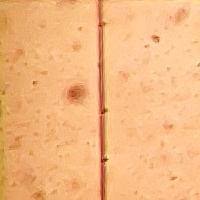
#> input picture cropped I0 intensity image/zero_deg.jpg, 200 x 200 px, found by its file name
$ jupyter execute --allow-errors 'polarization of light.ipynb'
#> lines starting #> are read from the running program, lines starting #| are printed output that depends on the picture
[cell 1]
from PIL import Image
import os
import cv2
import matplotlib.pyplot as plt
import numpy as np
from scipy.optimize import curve_fit

[cell 2]
# zero and ninty degree I0 intesnity image path
zero_deg_image_folder = 'D:/fourth year/PH 4030/reflection of polarized light/experiment_3_cropped'
zero_deg_image_name = '/zero_deg.jpg'
ninty_deg_image_folder = 'D:/fourth year/PH 4030/reflection of polarized light/experiment_3_cropped'
ninty_deg_image_name = '/ninty_deg.jpg'

[cell 3]
#Load the grayscale image
zero_image= Image.open(zero_deg_image_folder+zero_deg_image_name).convert("L")
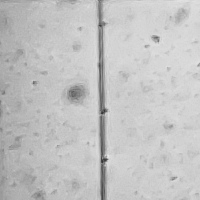
#> zero_image: PIL image 200x200 L; min 52, max 232, mean 194.8
ninty_image= Image.open(ninty_deg_image_folder+ninty_deg_image_name).convert("L")
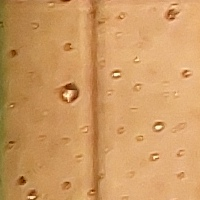
#> input picture cropped I0 intensity image/ninty_deg.jpg, 200 x 200 px, found by its file name
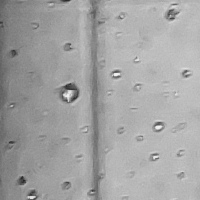
#> ninty_image: PIL image 200x200 L; min 37, max 243, mean 163.4

[cell 4]
#get the iamge dimension
zero_width, zero_height = zero_image.size
#> zero_width = 200; zero_height = 200
zero_num_pixels = zero_width*zero_height
#> zero_num_pixels = 40000
ninty_width, ninty_height = ninty_image.size
#> ninty_width = 200; ninty_height = 200
ninty_num_pixels = ninty_width*ninty_height
#> ninty_num_pixels = 40000

[cell 5]
#calculate the summation of intensity values
zero_sum_intensity = 0
max_intense =[]
for y in range(zero_height):
    for x in range(zero_width):

        intensity = zero_image.getpixel((x,y))
        max_intense.append(intensity)
        zero_sum_intensity += intensity
#> after the loop, max_intense = 40000 items; zero_sum_intensity = 7793546
#average_zero_intensity = zero_sum_intensity/zero_num_pixels
#print("number of pixels: ", num_pixels)
print("summation of average intenstiy values for zero degree: ",  zero_sum_intensity)
#| summation of average intenstiy values for zero degree:  7793546

ninty_sum_intensity = 0
for y in range(ninty_height):
    for x in range(ninty_width):
        intensity = ninty_image.getpixel((x,y))
        ninty_sum_intensity += intensity
#> after the loop, ninty_sum_intensity = 6535389
#average_ninty_intensity = ninty_sum_intensity/ninty_num_pixels
#print("number of pixels: ", num_pixels)
print("summation of intenstiy values for ninty degree: ",  ninty_sum_intensity)
#| summation of intenstiy values for ninty degree:  6535389

[cell 6]
images_folder = 'D:/fourth year/PH 4030/reflection of polarized light/experiment_3_cropped/zero_deg'
image_files = os.listdir(images_folder)
zero_deg = []

for image_file in image_files:
    pixel_value = 0
    print(image_file)
    image_path = os.path.join(images_folder, image_file)
    gray_image = cv2.imread(image_path, cv2.IMREAD_GRAYSCALE)
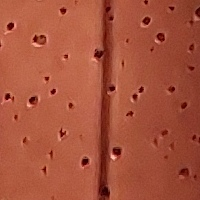
#> input picture experiment_3_cropped/zero_deg/50_0.jpg, 200 x 200 px, found by its file name
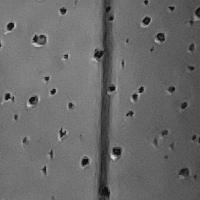
#> gray_image: shape (200, 200); min 11, max 212, mean 106

    for row in range(gray_image.shape[0]):
        for col in range(gray_image.shape[1]):
            pixel_value += gray_image[row, col]
            reflectance = pixel_value/zero_sum_intensity
#> after the loop, pixel_value = 4238931
    zero_deg.append(reflectance)
#> pass 2 of the loop `for image_file in image_files:`:
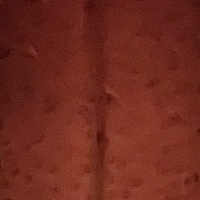
#> input picture experiment_3_cropped/zero_deg/52_0.jpg, 200 x 200 px, found by its file name
#> `gray_image = cv2.imread(image_path, cv2.IMREAD_GRAYSCALE)`:
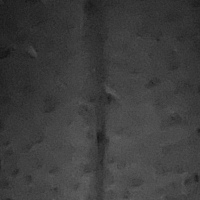
#> gray_image: shape (200, 200); min 19, max 103, mean 61.2
#> after the loop `for row in range(gray_image.shape[0]):`: pixel_value = 2449464
#> pass 3 of the loop `for image_file in image_files:`:
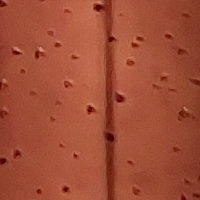
#> input picture experiment_3_cropped/zero_deg/54_0.jpg, 200 x 200 px, found by its file name
#> `gray_image = cv2.imread(image_path, cv2.IMREAD_GRAYSCALE)`:
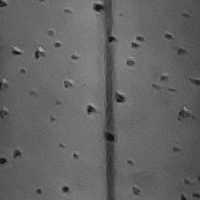
#> gray_image: shape (200, 200); min 16, max 172, mean 100.2
#> after the loop `for row in range(gray_image.shape[0]):`: pixel_value = 4006638
#cv2.imshow('Current Image', gray_image)
#cv2.waitKey(0)
print(zero_deg)

[cell 7]
images_folder1 = 'D:/fourth year/PH 4030/reflection of polarized light/experiment_3_cropped/ninty_deg'
#> (the rest of this cell did not finish here and is left out)

[cell 8]
#x=[50, 65,70,72,74,76,78,80,82,84,86,88,90,92,94,96,98,100,102,104,106,108,110,115,120,130]
x=[50,52,54,56,58,60,62,64,66,69,70,74,76,78,80,84,86,88,90]
x=np.array(x)
y=(210-x)/2
print(y)
#plt.subplot(2,1,1)
#plt.plot(y,zero_deg,'o')
#plt.subplot(2,1,2)
#> (the rest of this cell did not finish here and is left out)

#> (a cell that did not finish here is left out)

[cell 10]
images_folder1 = 'D:/fourth year/PH 4030/reflection of polarized light/experiment_3_cropped/ninty_deg'
#> (the rest of this cell did not finish here and is left out)

[cell 11]
images_folder = 'D:/fourth year/PH 4030/reflection of polarized light/experiment_3_cropped/zero_deg'
image_files = os.listdir(images_folder)
zero_deg = []
intense = []
error =[]
for image_file in image_files:
    pixel_value = 0
    image_path = os.path.join(images_folder, image_file)
    noisy_image = cv2.imread( image_path, cv2.IMREAD_GRAYSCALE)

    # Check if the image was loaded successfully
    if noisy_image is None:
        print("Error: Unable to load the image.")
    else:
        # Apply the Median Filter
        denoised_image = cv2.medianBlur(noisy_image, ksize=5)
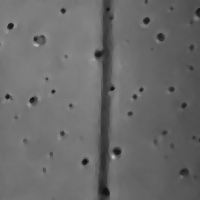
#> denoised_image: shape (200, 200); min 17, max 185, mean 106.3
    for row in range(denoised_image.shape[0]):
        for col in range(denoised_image.shape[1]):
            intense.append(denoised_image[row, col])
            pixel_value += denoised_image[row, col]
            reflectance = pixel_value/ zero_sum_intensity
#> after the loop, intense = 40000 items; pixel_value = 4252288

    error_zero = reflectance*(np.sqrt((np.std(intense)/pixel_value)**2 +(np.std(max_intense)/zero_sum_intensity)**2))
#> error_zero = 2.76e-06
    error.append(error_zero)
    zero_deg.append(reflectance)
#> pass 2 of the loop `for image_file in image_files:`:
#> after the loop `for row in range(denoised_image.shape[0]):`: intense = 80000 items; pixel_value = 2452503
#> error_zero = 3.61e-06
#> pass 3 of the loop `for image_file in image_files:`:
#> after the loop `for row in range(denoised_image.shape[0]):`: intense = 120000 items; pixel_value = 4017203
#> error_zero = 3.47e-06
print(zero_deg)

[cell 12]
#x=[50 ,65+3/60,70+8/60,72+5/60,74,76+8/60,78,80+5/60,82+4/60,84+5/60,86+5/60,88,90,92+2/60,94+9/60,96+6/60,98+4/60,100+3/60,102+9/60,104+11/60,106+8/60,108+6/60,110+2/60,115+5/60,120+10/60,130+10/60]
x=[50,52+7/60,54,56+7/60,58+1/60,60+5/60,62,64+6/60,66+5/60,69,70,74,76+10/60,78,80+6/60,84+9/60,86+4/60,88+9/60,90+5/60]
x=np.array(x)
y=(210-x)/2
print(y)

z1=np.std(zero_deg)
#> (the rest of this cell did not finish here and is left out)

#> (a cell that did not finish here is left out)

[cell 14]
#y_aprox = ((A*np.cos(x)-np.sqrt((1-(np.sin(x)/A)**2)))/(A*np.cos(x)+np.sqrt((1-(np.sin(x)/A)**2))))**2
def P_trig_func(x, A):
    return ( A*np.cos(x)- np.sqrt (A-(np.sin(x))**2))/(A*np.cos(x)+np.sqrt( A-(np.sin(x))**2))
x_data = np.deg2rad(y)
#> (the rest of this cell did not finish here and is left out)

#> (a cell that did not finish here is left out)

[cell 16]
x = np.linspace(0, np.pi/2, 1000)

# Calculate the corresponding y-values for the sine function
y = ((1.5163*np.cos(x)-np.sqrt((1-(np.sin(x)/1.5163)**2)))/(1.5163*np.cos(x)+np.sqrt((1-(np.sin(x)/1.5163)**2))))**2
x=np.rad2deg(x)
plt.plot(x,y)
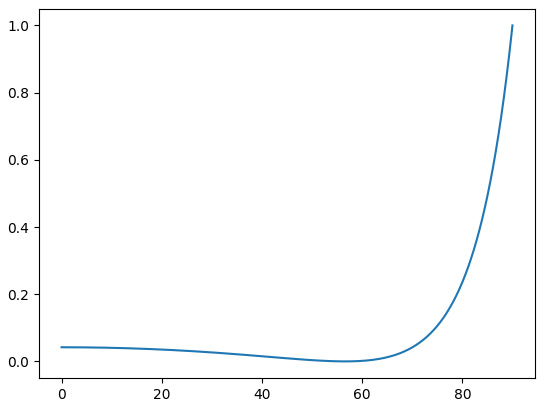
#> figure drawn by matplotlib, 1 panel; curve peaks at x = 90, y = 1
